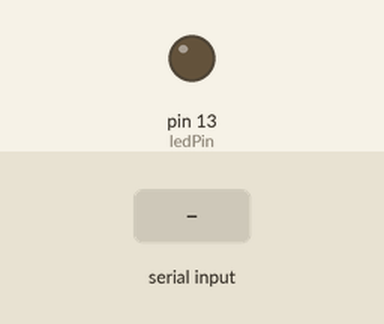
The sketch below on a simulated Arduino Uno, built with avr-gcc and run on an emulated ATmega328P. On the bench: output pins drawn as LEDs (lit = HIGH). Inputs (shaded band) come from the test bench.

Above: at 1.2 s.
1.3 s: "1" received over Serial
At 2.5 s:
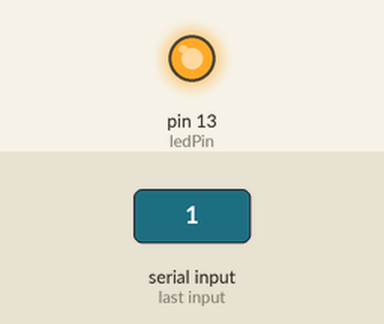
2.8 s: "0" received over Serial
At 3.8 s:
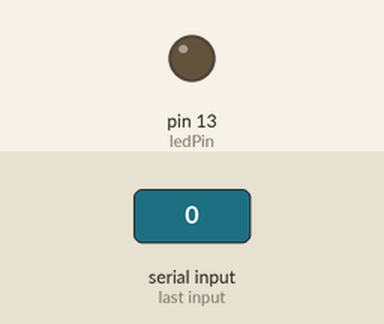
Timing chart, 0 to 5.8 s (numbered marks = the images above; inputs shaded):
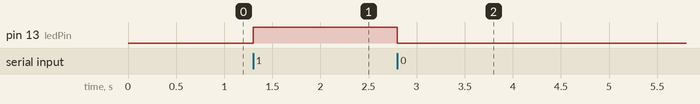

The sketch:

led_ON_PC_control.ino
```cpp
int ledPin = 13;
char setupLed = '0';
void setup()
{
  Serial.begin(9600);
  pinMode(ledPin, OUTPUT);
}
void loop()
{
  if (Serial.available() > 0)
  {
    setupLed = Serial.read();
  }

  switch (setupLed)
  {
  case '1':
  {
    digitalWrite(ledPin, HIGH);
    break;
  }
  case '0':
  {
    digitalWrite(ledPin, LOW);
    break;
  }
  }
}
```

Measured:
- after the input at 1.3 s, pin 13 (ledPin): LOW → HIGH at once
- after the input at 2.8 s, pin 13 (ledPin): HIGH → LOW at once
